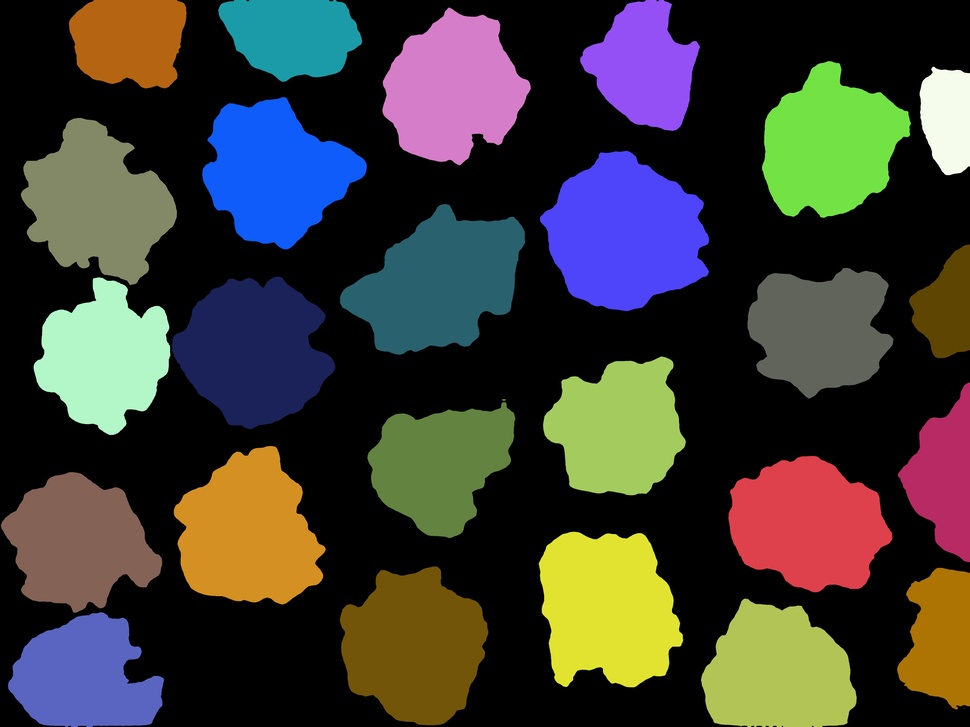
#> input picture ejemplo/DJI_20251016105510_0140_D_MASK.JPG, 970 x 727 px, shrunk from 5280 x 3956 before the run
$ python sv.py
#> lines starting #> are read from the running program, lines starting #| are printed output that depends on the picture; after the words box and inside, x2 and y2 are one past the last pixel; in counts of white or black regions, pixels touching at a corner belong together
from PIL import Image
import numpy as np

# Rutas
ruta_entrada = "./ejemplo/DJI_20251016105510_0140_D_MASK.JPG"
ruta_salida = "./ejemplo/mascara.png"

# Leer imagen y convertir a escala de grises
img = Image.open(ruta_entrada).convert("L")
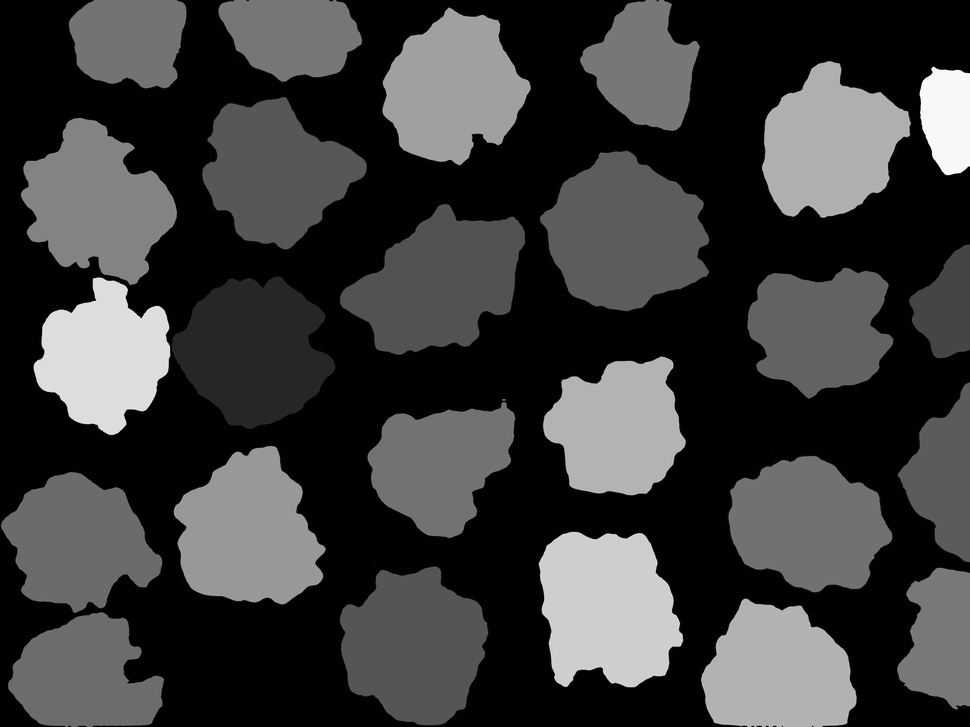
#> img: PIL image 970x727 L; min 0, max 255, mean 60

# Convertir a numpy
img_np = np.array(img)

# Crear máscara: todo lo > 0 pasa a 1
mascara = (img_np > 0).astype(np.uint8)
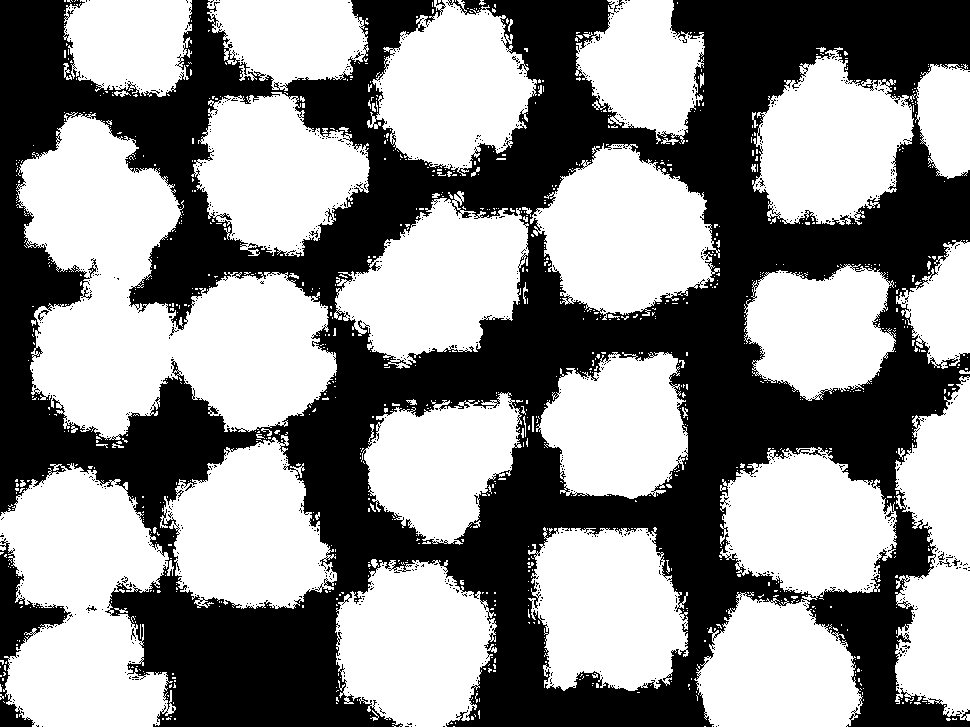
#> mascara: shape (727, 970); values 0 (black) and 1 (white), 55.8% white; 850 black regions (836 under 20 px), largest, box (x1, y1, x2, y2) and area: (0, 0, 970, 727) 305462, (0, 538, 71, 727) 3834, (38, 310, 49, 321) 38

# Opcional: escalar a 0 y 255 para visualización correcta
mascara = mascara * 255

# Guardar como PNG
mascara_img = Image.fromarray(mascara)
mascara_img.save(ruta_salida)

print("Máscara guardada en:", ruta_salida)

$ run again, with assets/card-example.png saved as ejemplo/DJI_20251016105510_0140_D_MASK.JPG
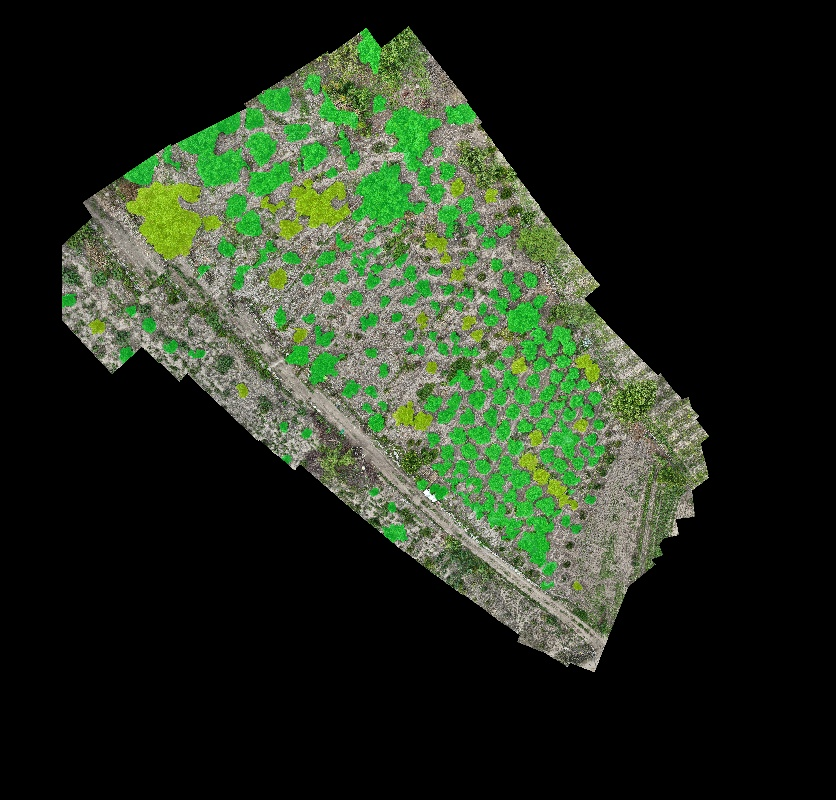
#> input picture assets/card-example.png, 836 x 800 px
#> `img = Image.open(ruta_entrada).convert("L")`:
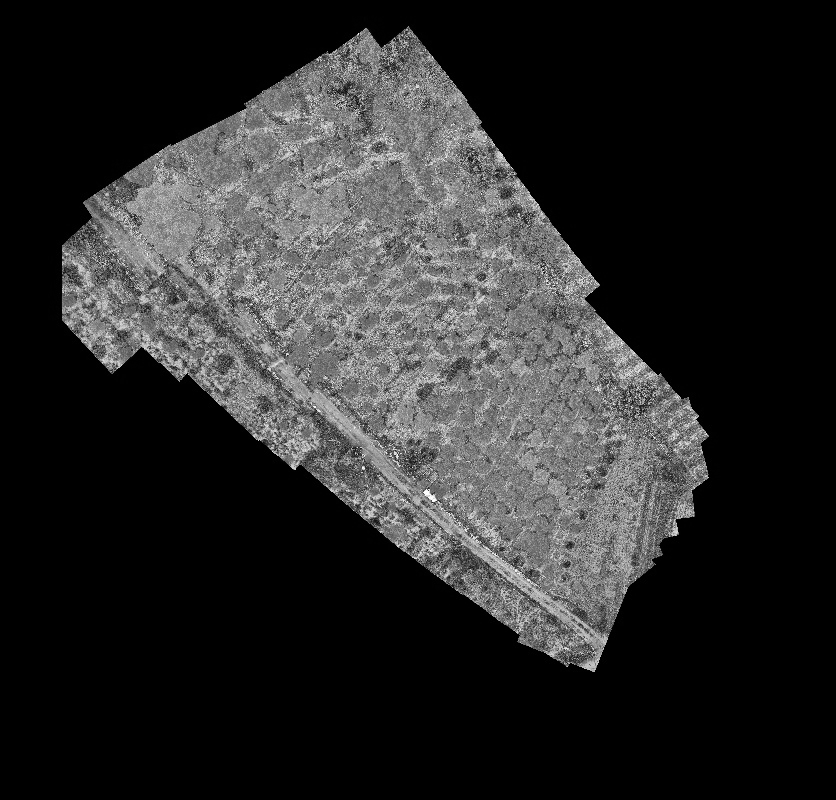
#> img: PIL image 836x800 L; min 0, max 255, mean 41.4
#> `mascara = (img_np > 0).astype(np.uint8)`:
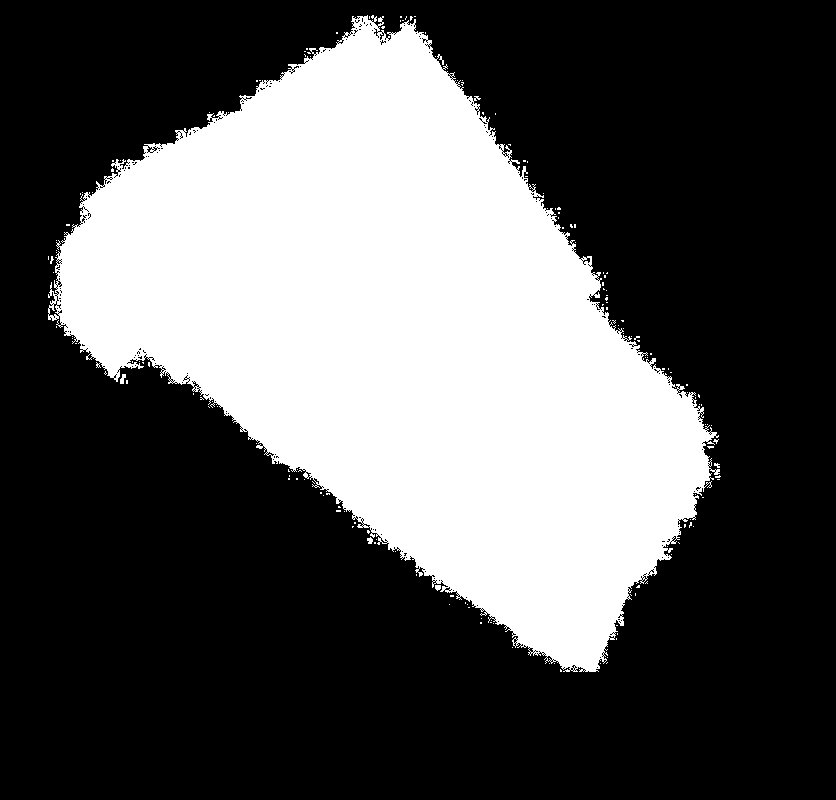
#> mascara: shape (800, 836); values 0 (black) and 1 (white), 34% white; 166 white regions (162 under 20 px), largest, box (x1, y1, x2, y2) and area: (48, 15, 720, 672) 226876, (120, 374, 126, 384) 39, (367, 537, 373, 544) 30, (435, 585, 441, 591) 29
